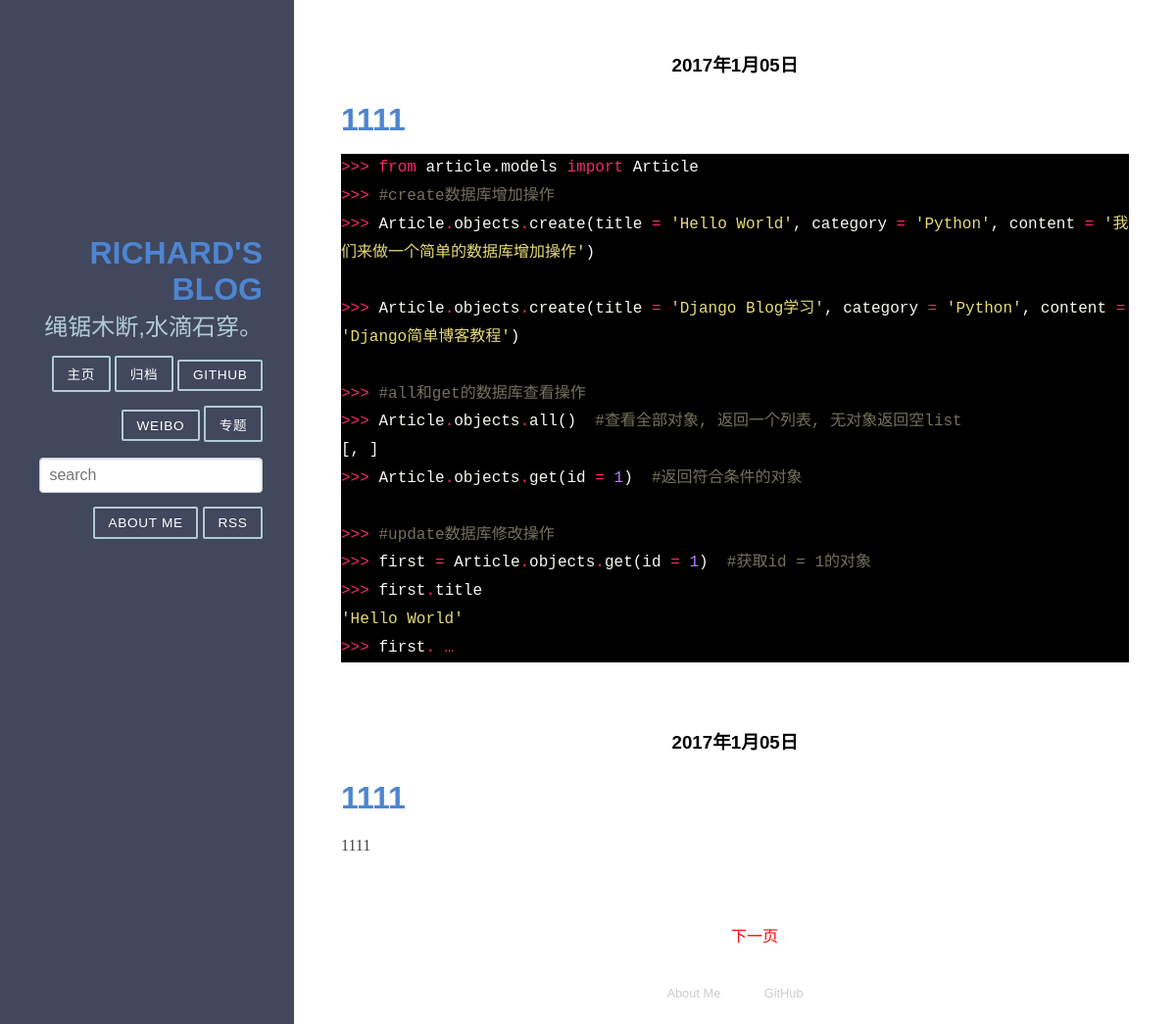
The app's page /, older data.
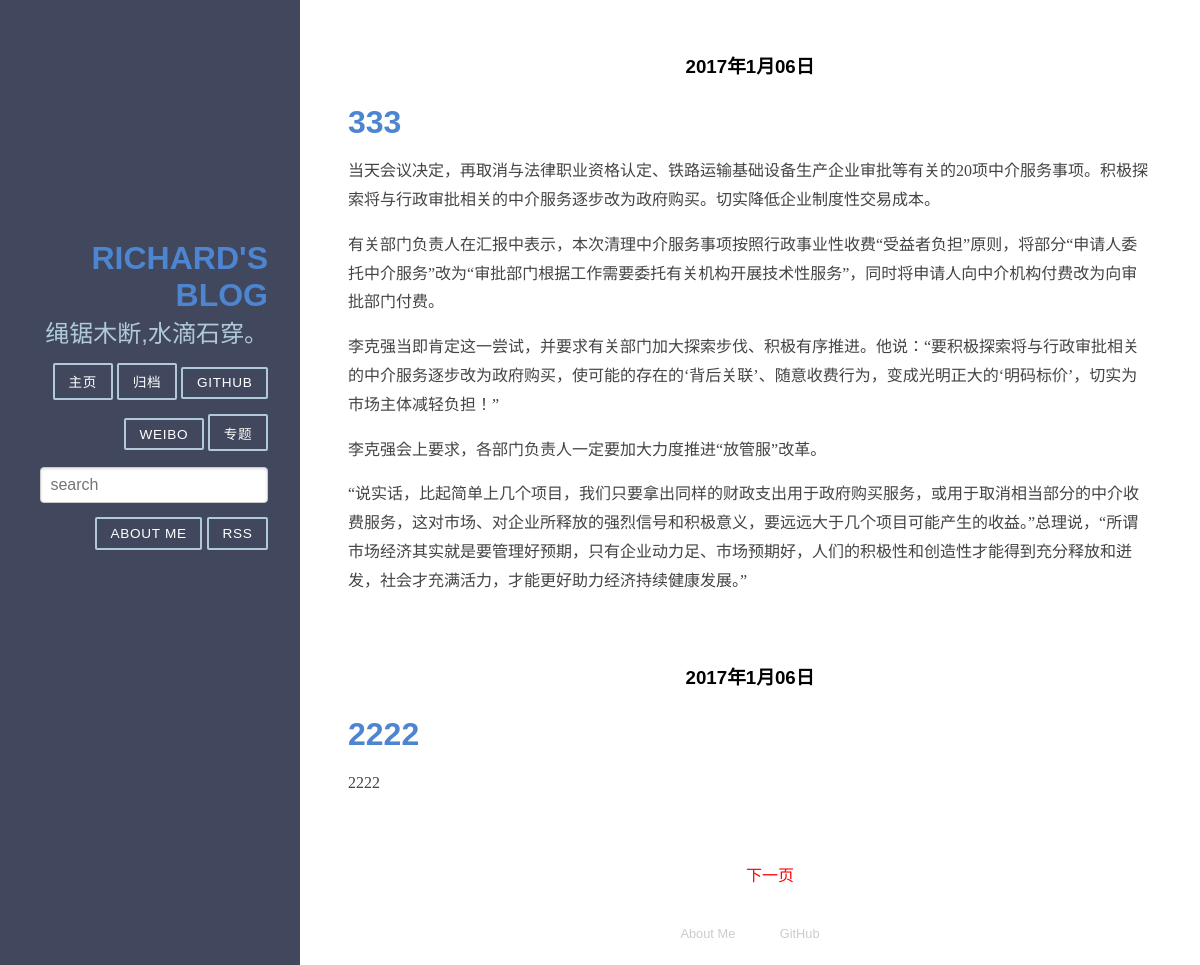
The same page, newer data.
### web/models.py (models this page shows, shortened)
class Article(models.Model):
    title = models.CharField(max_length = 100)  #博客题目
    category = models.CharField(max_length = 50, blank = True)  #博客分类 可为空
    tag = models.ManyToManyField(Tag, blank=True)  # 博客标签 可为空
    date_time = models.DateTimeField(auto_now_add = True)  #博客日期
    content = models.TextField(blank = True, null = True)  #博客文章正文
    class Meta:
        ordering = ['-date_time']

### web/views.py (the view)
# urls.py: url(r'^$', 'web.views.home', name = 'home'),
def home(request):
    posts = Article.objects.all()  #获取全部的Article对象
    paginator = Paginator(posts, 2) #每页显示两个
    page = request.GET.get('page')
    try :
        post_list = paginator.page(page)
    except PageNotAnInteger :
        post_list = paginator.page(1)
    except EmptyPage :
        post_list = paginator.paginator(paginator.num_pages)
    return render(request, 'home.html', {'post_list' : post_list})

### web/templatetags/custom_markdown.py (called while the page is built)
@register.filter(is_safe=True)  #注册template filter
@stringfilter  #希望字符串作为参数
def custom_markdown(value):
    return mark_safe(markdown.markdown(value,
        extensions = ['markdown.extensions.fenced_code', 'markdown.extensions.codehilite'],
                                       safe_mode=True,
                                       enable_attributes=False))

### templates/home.html (shortened to what this page needs)
{% extends "base.html" %}
{% load custom_markdown %}
{% block content %}
<div class="posts">
    {% for post in post_list %}
        <section class="post">
            <header class="post-header">
                <h3 style="font-weight:bold;text-align:center"><a style="color: black; text-decoration:none; " class="post-author" href="{% url 'detail' id=post.id %}">{{ post.date_time |date:'Y年n月d日'}}</a></h3>
                <h2 class="post-title"><a style="text-decoration:none; " href="{% url 'detail' id=post.id %}">{{ post.title }}</a></h2>
            </header>
                <div class="post-description">
                    <p>
                        {{ post.content|custom_markdown|truncatewords_html:100 }}
                    </p>
                </div>
        </section>
    {% endfor %}
    {% if post_list.object_list and post_list.paginator.num_pages > 1 %}
      <div style="text-align:center">
      <ul class="pager">
      {% if post_list.has_next %}
          <a style="color: red" href="?page={{ post_list.next_page_number }}">下一页</a>
      {% endif %}
      </ul>
      </div>
    {% endif %}
</div>
{% endblock %}

### templates/base.html (shortened to what this page needs)
<!doctype html>
<html lang="en">
<head>
    <link rel="stylesheet" href="/static/pure-min.css" media="screen" type="text/css" />
    <link rel="stylesheet" href="/static/grids-responsive-min.css" media="screen" type="text/css" />
    <link rel="stylesheet" href="/static/blog.css" media="screen" type="text/css" />
    <link rel="stylesheet" href="/static/monokai.css" media="screen" type="text/css" />
</head>
<body>
<div id="layout" class="pure-g">
    <div class="sidebar pure-u-1 pure-u-md-1-4">
        <div class="header">
            <h1 class="brand-title"><a style="text-decoration:none; " href="{% url 'home' %}">Richard's Blog</a></h1>
            <h2 class="brand-tagline">绳锯木断,水滴石穿。</h2>
            <nav class="nav">
                <ul class="nav-list">
                    <li class="nav-item">
                        <a class="button-success pure-button" href="/">主页</a>
                    </li>
                    <li class="nav-item">
                        <a class="button-success pure-button" href="{% url 'archives' %}">归档</a>
                    </li>
                    <li class="nav-item">
                        <a class="pure-button" href="https://github.com/zhulh200868/myblog">Github</a>
                    </li>
                    <li class="nav-item">
                        <a class="button-error pure-button" href="#">Weibo</a>
                    </li>
                    <li class="nav-item">
                        <a class="button-success pure-button" href="/">专题</a>
                    </li>
                    <li>
                    <form class="pure-form" action="/search/" method="get">
                    <input class="pure-input-3-3" type="text" name="s" placeholder="search">
                    </form>
                    </li>
                    <li class="nav-item">
                        <a class="button-success pure-button" href="{% url 'about_me' %}">About Me</a>
                    </li>
                    <li class="nav-item">
                        <a class="button-success pure-button" href="{% url 'RSS' %}">RSS</a>
                    </li>
                </ul>
            </nav>
        </div>
    </div>
    <div class="content pure-u-1 pure-u-md-3-4">
        <div>
            {% block content %}
            {% endblock %}
            <div class="footer">
                <div class="pure-menu pure-menu-horizontal pure-menu-open">
                    <ul>
                        <li><a href="{% url 'about_me' %}">About Me</a></li>
                        <li><a href="https://github.com/zhulh200868/myblog">GitHub</a></li>
                    </ul>
                </div>
            </div>
        </div>
    </div>
</div>
</body>
</html>

### statics/pure-min.css (style rules this page uses)
article,aside,details,figcaption,figure,footer,header,hgroup,main,nav,section,summary { display:block }
html { font-size:100%;-ms-text-size-adjust:100%;-webkit-text-size-adjust:100% }
html,button,input,select,textarea { font-family:sans-serif }
body { margin:0 }
h1 { font-size:2em;margin:.67em 0 }
h2 { font-size:1.5em;margin:.83em 0 }
h3 { font-size:1.17em;margin:1em 0 }
p,pre { margin:1em 0 }
dl,menu,ol,ul { margin:1em 0 }
menu,ol,ul { padding:0 0 0 40px }
nav ul,nav ol { list-style:none;list-style-image:none }
form { margin:0 }
button,input,select,textarea { font-size:100%;margin:0;vertical-align:baseline;*vertical-align:middle }
button,input { line-height:normal }
.pure-g { letter-spacing:-.31em;*letter-spacing:normal;*word-spacing:-.43em;text-rendering:optimizespeed;font-family:FreeSans,Arimo,"Droid Sans",Helvetica,Arial,sans-serif;display:-webkit-flex;-webkit-flex-flow:row wrap;display:-ms-flexbox;-ms-flex-flow:row wrap }
.pure-g [class *="pure-u"] { font-family:sans-serif }
.pure-u-1,.pure-u-1-1,.pure-u-1-2,.pure-u-1-3,.pure-u-2-3,.pure-u-1-4,.pure-u-3-4,.pure-u-1-5,.pure-u-2-5,.pure-u-3-5,.pure-u-4-5,.pure-u-5-5,.pure-u-1-6,.pure-u-5-6,.pure-u-1-8,.pure-u-3-8,.pure-u-5-8,.pure-u-7-8,.pure-u-1-12,.pure-u-5-12,.pure-u-7-12,.pure-u-11-12,.pure-u-1-24,.pure-u-2-24,.pure-u-3-24,.pure-u-4-24,.pure-u-5-24,.pure-u-6-24,.pure-u-7-24,.pure-u-8-24,.pure-u-9-24,.pure-u-10-24,.pure-u-11-24,.pure-u-12-24,.pure-u-13-24,.pure-u-14-24,.pure-u-15-24,.pure-u-16-24,.pure-u-17-24,.pure-u-18-24,.pure-u-19-24,.pure-u-20-24,.pure-u-21-24,.pure-u-22-24,.pure-u-23-24,.pure-u-24-24 { display:inline-block;*display:inline;zoom:1;letter-spacing:normal;word-spacing:normal;vertical-align:top;text-rendering:auto }
.pure-u-1,.pure-u-1-1,.pure-u-5-5,.pure-u-24-24 { width:100% }
.pure-button { display:inline-block;*display:inline;zoom:1;line-height:normal;white-space:nowrap;vertical-align:baseline;text-align:center;cursor:pointer;-webkit-user-drag:none;-webkit-user-select:none;-moz-user-select:none;-ms-user-select:none;user-select:none }
.pure-button { font-family:inherit;font-size:100%;*font-size:90%;*overflow:visible;padding:.5em 1em;color:#444;color:rgba(0,0,0,.8);*color:#444;border:1px solid #999;border:0 rgba(0,0,0,0);background-color:#E6E6E6;text-decoration:none;border-radius:2px }
.pure-form input[type=text],.pure-form input[type=password],.pure-form input[type=email],.pure-form input[type=url],.pure-form input[type=date],.pure-form input[type=month],.pure-form input[type=time],.pure-form input[type=datetime],.pure-form input[type=datetime-local],.pure-form input[type=week],.pure-form input[type=number],.pure-form input[type=search],.pure-form input[type=tel],.pure-form input[type=color],.pure-form select,.pure-form textarea { padding:.5em .6em;display:inline-block;border:1px solid #ccc;box-shadow:inset 0 1px 3px #ddd;border-radius:4px;-webkit-box-sizing:border-box;-moz-box-sizing:border-box;box-sizing:border-box }
.pure-menu ul { position:absolute;visibility:hidden }
.pure-menu.pure-menu-open { visibility:visible;z-index:2;width:100% }
.pure-menu ul { left:-10000px;list-style:none;margin:0;padding:0;top:-10000px;z-index:1 }
.pure-menu>ul { position:relative }
.pure-menu-open>ul { left:0;top:0;visibility:visible }
.pure-menu li { position:relative }
.pure-menu a,.pure-menu .pure-menu-heading { display:block;color:inherit;line-height:1.5em;padding:5px 20px;text-decoration:none;white-space:nowrap }
.pure-menu.pure-menu-horizontal>ul { display:inline-block;*display:inline;zoom:1;vertical-align:middle }
.pure-menu li a { padding:5px 20px }
.pure-menu-horizontal li { display:inline-block;*display:inline;zoom:1;vertical-align:middle }
.pure-menu.pure-menu-open,.pure-menu.pure-menu-horizontal li .pure-menu-children { background:#fff;border:1px solid #b7b7b7 }
.pure-menu.pure-menu-horizontal,.pure-menu.pure-menu-horizontal .pure-menu-heading { border:0 }
.pure-menu a { border:1px solid transparent;border-left:0;border-right:0 }
.pure-menu a,.pure-menu .pure-menu-can-have-children>li:after { color:#777 }

### templates/home.html (style rules this page uses)
a { color:#4d85d1; transition:0.5s; }

Row changes from the older to the newer data that the page shows:
no longer on this page (row unchanged): Article: date_time "2017年1月05日", title "1111", content|custom_markdown ">>> from article.models import Article >>> #create数据库增加操作 >>> Article . objects . create ( title = 'Hello World' , category = 'Python' , content = '我们来做一个简单的数据库增加操作' ) >>> Article . objects . create ( title = 'Django Blog学习' , category = 'Python' , content = 'Django简单博客教程' ) >>> #all和get的数据库查看操作 >>> Article . objects . all () #查看全部对象, 返回一个列表, 无对象返回空list [, ] >>> Article . objects . get ( id = 1 ) #返回符合条件的对象 >>> #update数据库修改操作 >>> first = Article . objects . get ( id = 1 ) #获取id = 1的对象 >>> first . title 'Hello World' >>> first . …"
no longer on this page (row unchanged): Article: date_time "2017年1月05日", title "1111", content|custom_markdown "1111"
added Article: date_time "2017年1月06日", title "333", content|custom_markdown "当天会议决定，再取消与法律职业资格认定、铁路运输基础设备生产企业审批等有关的20项中介服务事项。积极探索将与行政审批相关的中介服务逐步改为政府购买。切实降低企业制度性交易成本。 有关部门负责人在汇报中表示，本次清理中介服务事项按照行政事业性收费“受益者负担”原则，将部分“申请人委托中介服务”改为“审批部门根据工作需要委托有关机构开展技术性服务”，同时将申请人向中介机构付费改为向审批部门付费。 李克强当即肯定这一尝试，并要求有关部门加大探索步伐、积极有序推进。他说：“要积极探索将与行政审批相关的中介服务逐步改为政府购买，使可能的存在的‘背后关联’、随意收费行为，变成光明正大的‘明码标价’，切实为市场主体减轻负担！” 李克强会上要求，各部门负责人一定要加大力度推进“放管服”改革。 “说实话，比起简单上几个项目，我们只要拿出同样的财政支出用于政府购买服务，或用于取消相当部分的中介收费服务，这对市场、对企业所释放的强烈信号和积极意义，要远远大于几个项目可能产生的收益。”总理说，“所谓市场经济其实就是要管理好预期，只有企业动力足、市场预期好，人们的积极性和创造性才能得到充分释放和迸发，社会才充满活力，才能更好助力经济持续健康发展。”"
added Article: date_time "2017年1月06日", title "2222", content|custom_markdown "2222"
